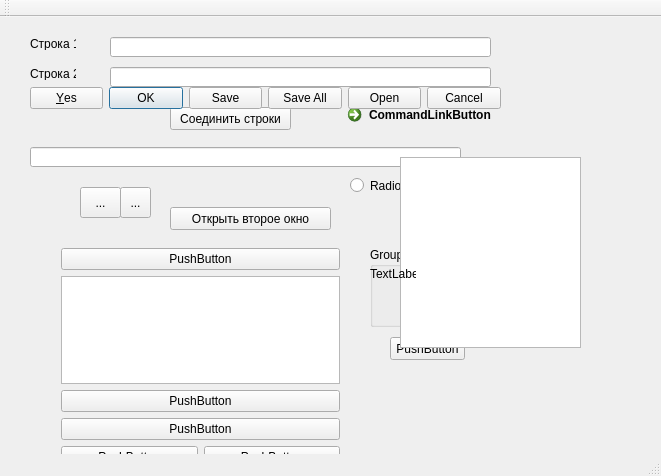
<?xml version="1.0" encoding="UTF-8"?>
<ui version="4.0">
 <class>MainWindow</class>
 <widget class="QMainWindow" name="MainWindow">
  <property name="geometry">
   <rect>
    <x>0</x>
    <y>0</y>
    <width>661</width>
    <height>476</height>
   </rect>
  </property>
  <property name="windowTitle">
   <string>MainWindow</string>
  </property>
  <widget class="QWidget" name="centralWidget">
   <widget class="QLineEdit" name="lineEdit_1">
    <property name="geometry">
     <rect>
      <x>110</x>
      <y>20</y>
      <width>381</width>
      <height>20</height>
     </rect>
    </property>
   </widget>
   <widget class="QLabel" name="label">
    <property name="geometry">
     <rect>
      <x>30</x>
      <y>20</y>
      <width>46</width>
      <height>13</height>
     </rect>
    </property>
    <property name="text">
     <string>Строка 1</string>
    </property>
   </widget>
   <widget class="QLineEdit" name="lineEdit_2">
    <property name="geometry">
     <rect>
      <x>110</x>
      <y>50</y>
      <width>381</width>
      <height>20</height>
     </rect>
    </property>
   </widget>
   <widget class="QLabel" name="label_2">
    <property name="geometry">
     <rect>
      <x>30</x>
      <y>50</y>
      <width>46</width>
      <height>13</height>
     </rect>
    </property>
    <property name="text">
     <string>Строка 2</string>
    </property>
   </widget>
   <widget class="QLineEdit" name="resultEdit">
    <property name="geometry">
     <rect>
      <x>30</x>
      <y>130</y>
      <width>431</width>
      <height>20</height>
     </rect>
    </property>
    <property name="readOnly">
     <bool>true</bool>
    </property>
   </widget>
   <widget class="QPushButton" name="concButton">
    <property name="geometry">
     <rect>
      <x>170</x>
      <y>90</y>
      <width>121</width>
      <height>23</height>
     </rect>
    </property>
    <property name="text">
     <string>Соединить строки</string>
    </property>
   </widget>
   <widget class="QPushButton" name="openSecondWindowButton">
    <property name="geometry">
     <rect>
      <x>170</x>
      <y>190</y>
      <width>161</width>
      <height>23</height>
     </rect>
    </property>
    <property name="text">
     <string>Открыть второе окно</string>
    </property>
   </widget>
   <widget class="QWidget" name="verticalLayoutWidget">
    <property name="geometry">
     <rect>
      <x>50</x>
      <y>220</y>
      <width>301</width>
      <height>298</height>
     </rect>
    </property>
    <layout class="QVBoxLayout" name="verticalLayout">
     <item>
      <widget class="QPushButton" name="pushButton">
       <property name="text">
        <string>PushButton</string>
       </property>
      </widget>
     </item>
     <item>
      <widget class="QTreeView" name="treeView"/>
     </item>
     <item>
      <widget class="QPushButton" name="pushButton_2">
       <property name="text">
        <string>PushButton</string>
       </property>
      </widget>
     </item>
     <item>
      <widget class="QPushButton" name="pushButton_5">
       <property name="text">
        <string>PushButton</string>
       </property>
      </widget>
     </item>
     <item>
      <layout class="QHBoxLayout" name="horizontalLayout">
       <item>
        <widget class="QPushButton" name="pushButton_7">
         <property name="text">
          <string>PushButton</string>
         </property>
        </widget>
       </item>
       <item>
        <widget class="QPushButton" name="pushButton_6">
         <property name="text">
          <string>PushButton</string>
         </property>
        </widget>
       </item>
      </layout>
     </item>
     <item>
      <widget class="QPushButton" name="pushButton_4">
       <property name="text">
        <string>PushButton</string>
       </property>
      </widget>
     </item>
     <item>
      <widget class="QPushButton" name="pushButton_3">
       <property name="text">
        <string>PushButton</string>
       </property>
      </widget>
     </item>
    </layout>
   </widget>
   <widget class="QToolButton" name="toolButton">
    <property name="geometry">
     <rect>
      <x>80</x>
      <y>170</y>
      <width>41</width>
      <height>31</height>
     </rect>
    </property>
    <property name="text">
     <string>...</string>
    </property>
   </widget>
   <widget class="QToolButton" name="toolButton_2">
    <property name="geometry">
     <rect>
      <x>120</x>
      <y>170</y>
      <width>31</width>
      <height>31</height>
     </rect>
    </property>
    <property name="text">
     <string>...</string>
    </property>
   </widget>
   <widget class="QRadioButton" name="radioButton">
    <property name="geometry">
     <rect>
      <x>350</x>
      <y>160</y>
      <width>82</width>
      <height>17</height>
     </rect>
    </property>
    <property name="text">
     <string>RadioButton</string>
    </property>
   </widget>
   <widget class="QGroupBox" name="groupBox">
    <property name="geometry">
     <rect>
      <x>370</x>
      <y>230</y>
      <width>120</width>
      <height>80</height>
     </rect>
    </property>
    <property name="title">
     <string>GroupBox</string>
    </property>
    <widget class="QRadioButton" name="radioButton_2">
     <property name="geometry">
      <rect>
       <x>30</x>
       <y>30</y>
       <width>82</width>
       <height>17</height>
      </rect>
     </property>
     <property name="text">
      <string>RadioButton</string>
     </property>
    </widget>
   </widget>
   <widget class="QCheckBox" name="checkBox">
    <property name="geometry">
     <rect>
      <x>410</x>
      <y>190</y>
      <width>70</width>
      <height>17</height>
     </rect>
    </property>
    <property name="text">
     <string>CheckBox</string>
    </property>
   </widget>
   <widget class="QCommandLinkButton" name="commandLinkButton">
    <property name="geometry">
     <rect>
      <x>340</x>
      <y>80</y>
      <width>172</width>
      <height>41</height>
     </rect>
    </property>
    <property name="text">
     <string>CommandLinkButton</string>
    </property>
   </widget>
   <widget class="QDialogButtonBox" name="buttonBox">
    <property name="geometry">
     <rect>
      <x>30</x>
      <y>70</y>
      <width>471</width>
      <height>23</height>
     </rect>
    </property>
    <property name="standardButtons">
     <set>QDialogButtonBox::Cancel|QDialogButtonBox::Ok|QDialogButtonBox::Open|QDialogButtonBox::Save|QDialogButtonBox::SaveAll|QDialogButtonBox::Yes</set>
    </property>
   </widget>
   <widget class="QPushButton" name="pushButton_8">
    <property name="geometry">
     <rect>
      <x>390</x>
      <y>320</y>
      <width>75</width>
      <height>23</height>
     </rect>
    </property>
    <property name="text">
     <string>PushButton</string>
    </property>
   </widget>
   <widget class="QListView" name="listView">
    <property name="geometry">
     <rect>
      <x>400</x>
      <y>140</y>
      <width>181</width>
      <height>191</height>
     </rect>
    </property>
   </widget>
   <widget class="QLabel" name="label_3">
    <property name="geometry">
     <rect>
      <x>370</x>
      <y>250</y>
      <width>46</width>
      <height>13</height>
     </rect>
    </property>
    <property name="text">
     <string>TextLabel</string>
    </property>
   </widget>
  </widget>
  <widget class="QMenuBar" name="menuBar">
   <property name="geometry">
    <rect>
     <x>0</x>
     <y>0</y>
     <width>661</width>
     <height>21</height>
    </rect>
   </property>
  </widget>
  <widget class="QToolBar" name="mainToolBar">
   <attribute name="toolBarArea">
    <enum>TopToolBarArea</enum>
   </attribute>
   <attribute name="toolBarBreak">
    <bool>false</bool>
   </attribute>
  </widget>
  <widget class="QStatusBar" name="statusBar"/>
 </widget>
 <layoutdefault spacing="6" margin="11"/>
 <resources/>
 <connections>
  <connection>
   <sender>MainWindow</sender>
   <signal>customContextMenuRequested(QPoint)</signal>
   <receiver>checkBox</receiver>
   <slot>animateClick()</slot>
   <hints>
    <hint type="sourcelabel">
     <x>330</x>
     <y>237</y>
    </hint>
    <hint type="destinationlabel">
     <x>444</x>
     <y>231</y>
    </hint>
   </hints>
  </connection>
 </connections>
</ui>
